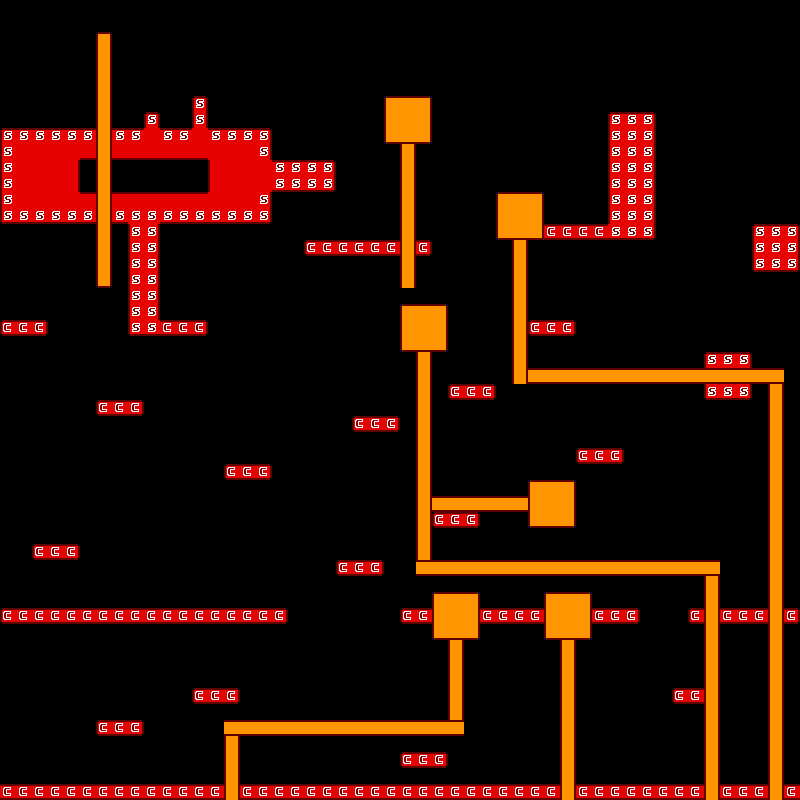

This is a level from a 2D game, rendered from its Tiled map with the project's own tilesets. A one-line summary and the map file follow, with tile-layer data summarised:
An orthogonal 50x50 tile map with 16x16 px tiles, 3 tile layers (main, collision, fg).

<map version="1.0" orientation="orthogonal" width="50" height="50" tilewidth="16" tileheight="16">
 <tileset firstgid="1" name="level_tilesheet" tilewidth="16" tileheight="16">
  <image source="level_tilesheet.png" width="1600" height="320" />
  <tile id="0">
   <properties>
    <property name="type" value="solid" />
   </properties>
  </tile>
  <tile id="1">
   <properties>
    <property name="type" value="cloud" />
   </properties>
  </tile>
 </tileset>
 <layer name="main" width="50" height="50">
  <data>[2500 cells, 303 non-empty, 14 distinct tile ids]</data>
 </layer>
 <layer name="collision" width="50" height="50">
  <data>[2500 cells, 255 non-empty, 2 distinct tile ids]</data>
 </layer>
 <layer name="fg" width="50" height="50">
  <properties>
   <property name="scrollx" value="1.5" />
   <property name="scrolly" value="1.5" />
  </properties>
  <data>[2500 cells, 216 non-empty, 13 distinct tile ids]</data>
 </layer>
</map>